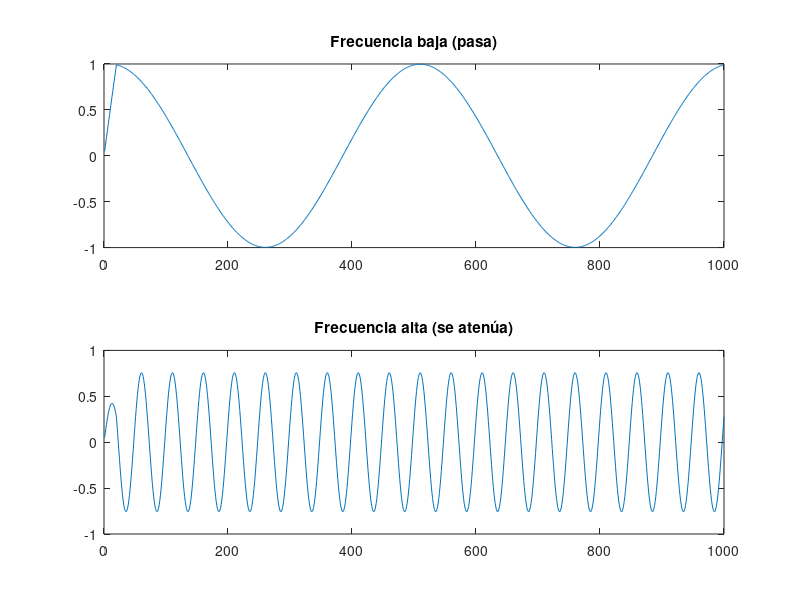

The MATLAB script that drew this image:
%Un sistema es un filtro de exponenciales
t = linspace(0,1,1000);

x1 = exp(1j*2*pi*2*t);
x2 = exp(1j*2*pi*20*t);

% filtro simple (promedio móvil)
b = ones(1,20)/20;

y1 = filter(b,1,x1);
y2 = filter(b,1,x2);

figure;
subplot(2,1,1)
plot(real(y1))
title('Frecuencia baja (pasa)')

subplot(2,1,2)
plot(real(y2))
title('Frecuencia alta (se atenúa)')
